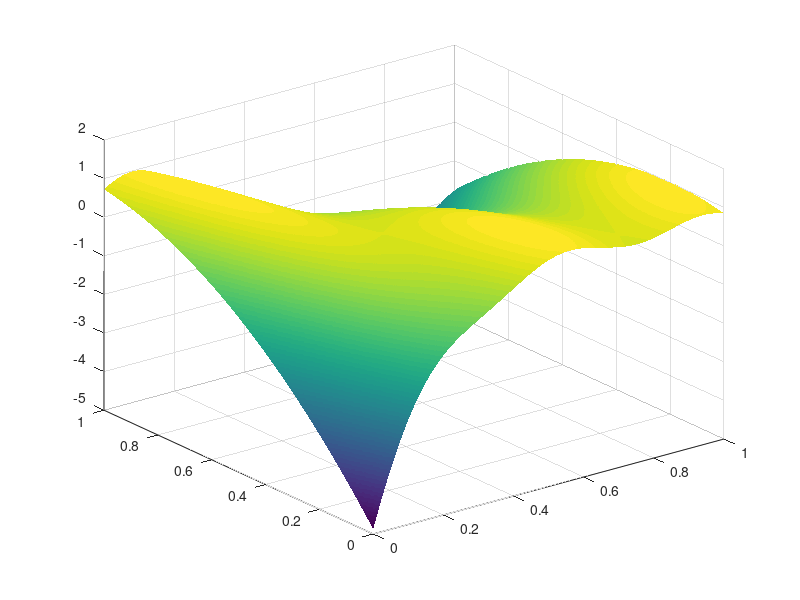

Write the MATLAB code that produced this figure.
function [] = plot_branin()
    g0 = linspace(0,1,1000);
    [x,y] = meshgrid(g0, g0);
    
    u = 15*x - 5;
    v = 15*y;
    
    term1 = v - 5.1*(u.^2)/(4*pi^2) + 5*u/pi - 6;
    term2 = (10 - 10/(8*pi)) * cos(u);
    
    z = -(term1.^2 + term2 - 44.81) / 51.95;
    
    surf(x,y,z, 'EdgeColor','none');
    
end